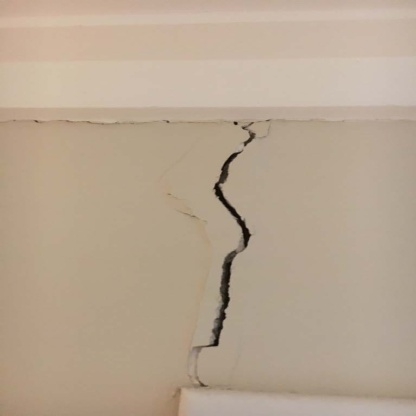
#> input picture debug_resized.jpg, 416 x 416 px; its folder holds only this picture in this run
$ python -i 'preprocess (2).py'   (imports and definitions only)   (older library calls are emulated)
#> lines starting #> are read from the running program, lines starting #| are printed output that depends on the picture; after the words box and inside, x2 and y2 are one past the last pixel; in counts of white or black regions, pixels touching at a corner belong together
import os
import glob
import cv2
import numpy as np

def preprocess_and_save_format(image_path):
#> called with image_path = '../debug_resized.jpg'
    img = cv2.imread(image_path, cv2.IMREAD_GRAYSCALE)
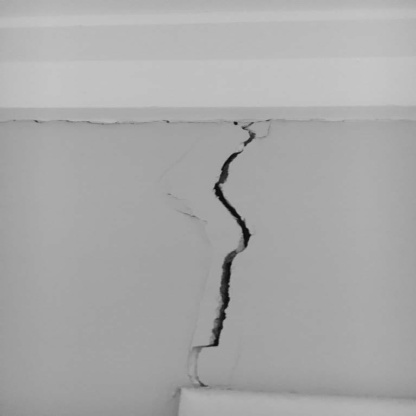
#> img: shape (416, 416); min 7, max 201, mean 168.8
    resized_img = cv2.resize(img, (128, 128), interpolation=cv2.INTER_AREA)
    blurred = cv2.GaussianBlur(resized_img, (3, 3), 0)
    whitehot_crack = cv2.adaptiveThreshold(
        blurred,
        maxValue=255,
        adaptiveMethod=cv2.ADAPTIVE_THRESH_GAUSSIAN_C,
        thresholdType=cv2.THRESH_BINARY_INV,
        blockSize=11,
        C=5
    )
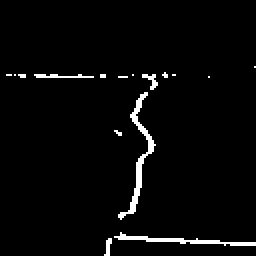
#> whitehot_crack: shape (128, 128) (shown 2 times larger); 2.9% white in thin lines or dots, all inside (x1, y1, x2, y2) = (3, 33, 128, 128)

    # final_array = whitehot_crack.astype(np.float32) / 255.0
    # final_tensor = np.expand_dims(final_array, axis=-1)

    num_labels, labels, stats, centriods = cv2.connectedComponentsWithStats(whitehot_crack, connectivity=8, ltype=cv2.CV_32S)
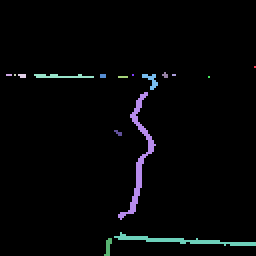
#> labels: shape (128, 128) int32 (shown 2 times larger); 17 distinct labels, from 0 to 16; one colour per label, 0 black
#> num_labels = 17; stats = 17 rows, first 6: [0, 0, 128, 128, 15910], [127, 33, 1, 1, 1], [3, 37, 3, 1, 3], [7, 37, 1, 1, 1], [9, 37, 4, 2, 7], [17, 37, 30, 2, 41]; centriods = 17 rows, first 8: [63.29, 62.9], [127, 33], [4, 37], [7, 37], [10.71, 37.43], [30, 37.71], [51, 37.5], [66, 37]
    cleaned_image = np.zeros_like(whitehot_crack)

    for i in range(1, num_labels):
        if stats[i, cv2.CC_STAT_AREA] >= 16:
            cleaned_image[labels == i] = 255
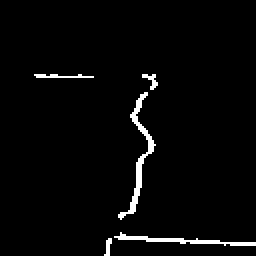
#> cleaned_image: shape (128, 128) (shown 2 times larger); 2.6% white in thin lines or dots, all inside (x1, y1, x2, y2) = (17, 37, 128, 128)

    return cleaned_image
    # [4 lines of commented-out code are left out]

input_folder = "CW"
output_folder = "preprocessed_cw"

# [1 line not run here, left out]

image_paths = glob.glob(os.path.join(input_folder, "*.jpg"))

# [12 lines not run here, left out]


# [20 lines of commented-out code are left out]

>>> result = preprocess_and_save_format('../debug_resized.jpg')
